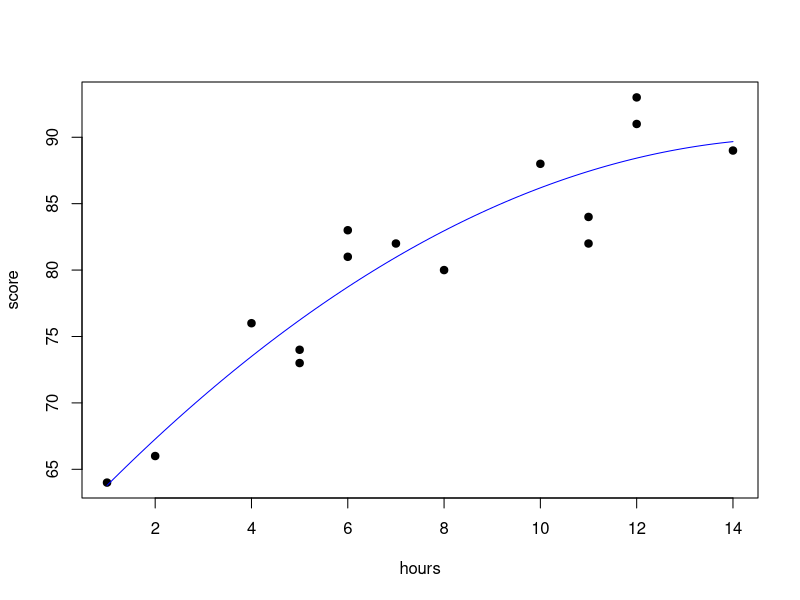

This figure's R source:
#Fitting a curve
#Using R fit a curve on following data of the number of hours studied and the corresponding exam score for 15 students in some. Find the equation of line and plot the graph.

df=data.frame(hours=c(1,2,4,5,5,6,6,7,8,10,11,11,12,12,14),
              score=c(64,66,76,73,74,81,83,82,80,88,84,82,91,93,89))
head(df)
fit=lm(score~hours+I(hours^2),data=df)
x_axis=seq(min(df$hours),max(df$hours),length.out=100)
print(summary(fit))
plot(df$hours,df$score,pch=19,xlab='hours',ylab='score')
lines(x_axis,predict(fit,data.frame(hours=x_axis)),col="blue")
